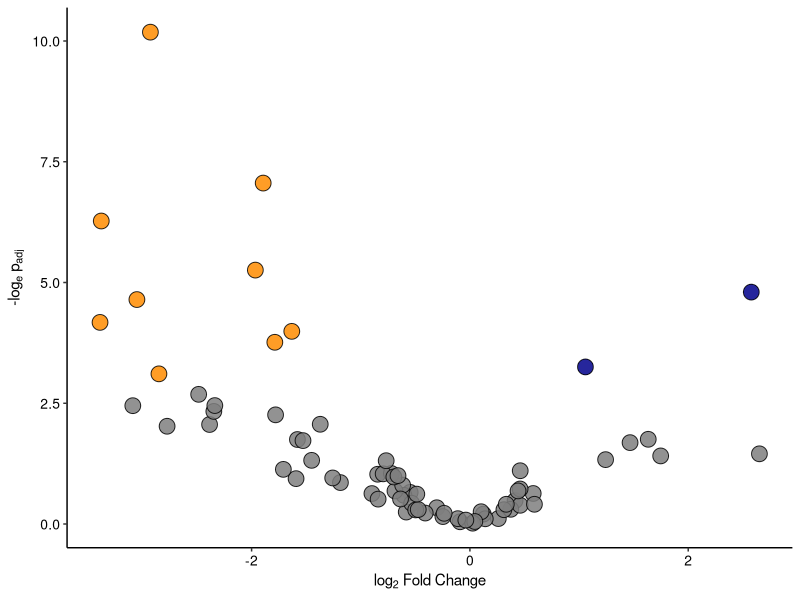
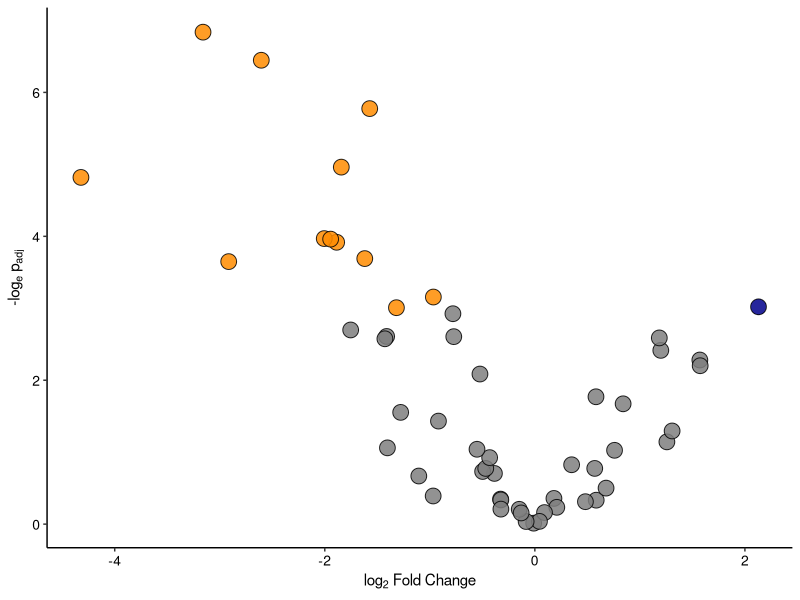
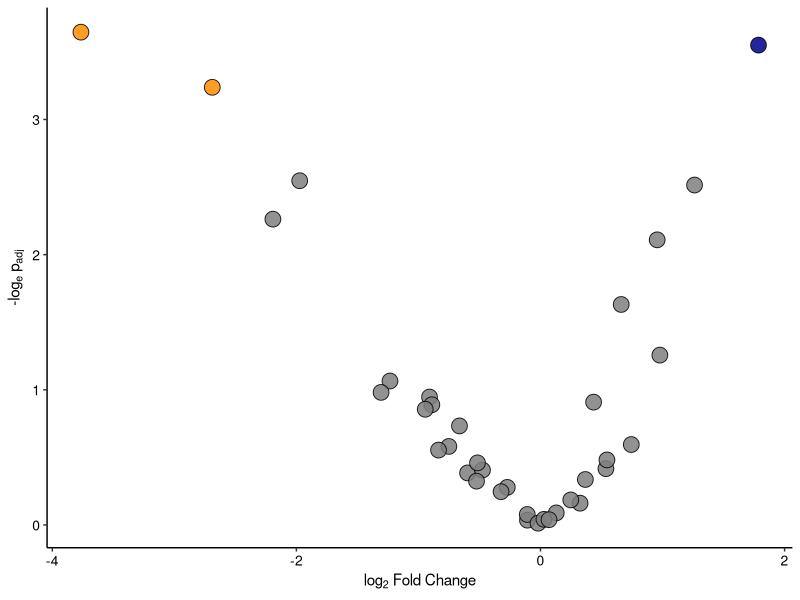
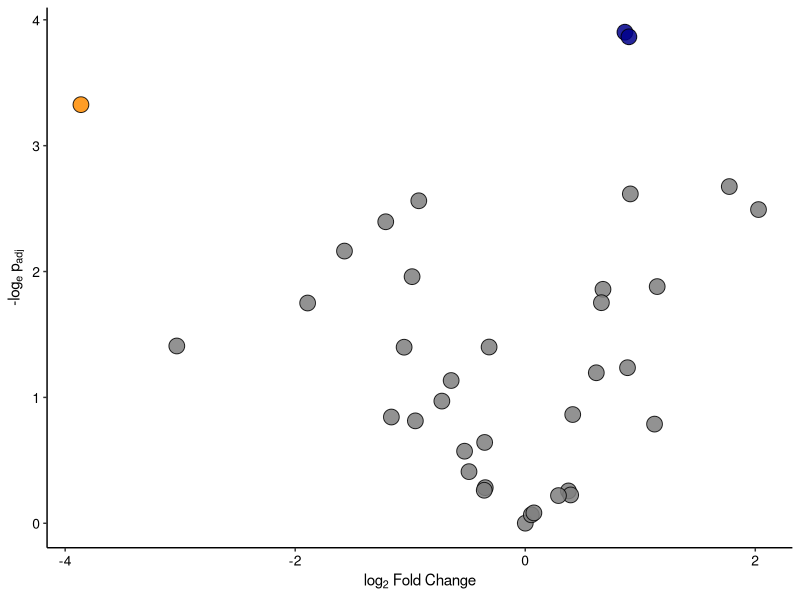
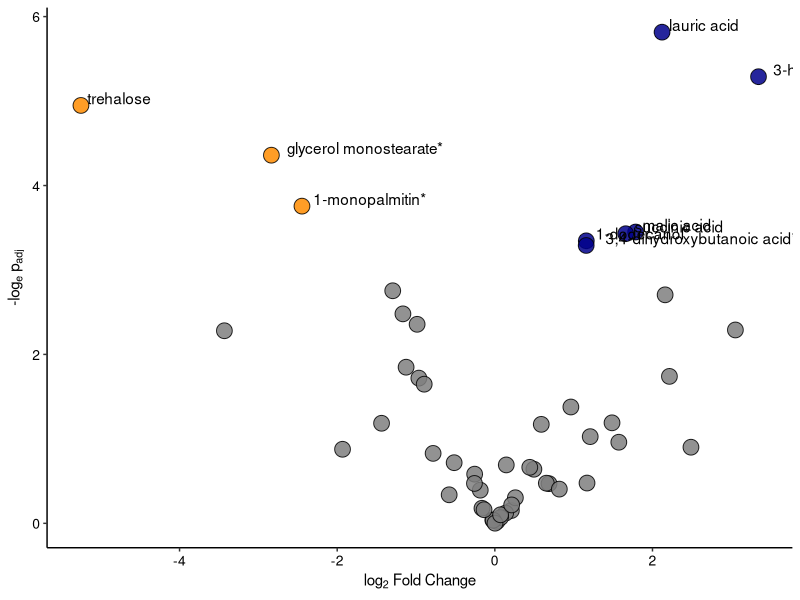
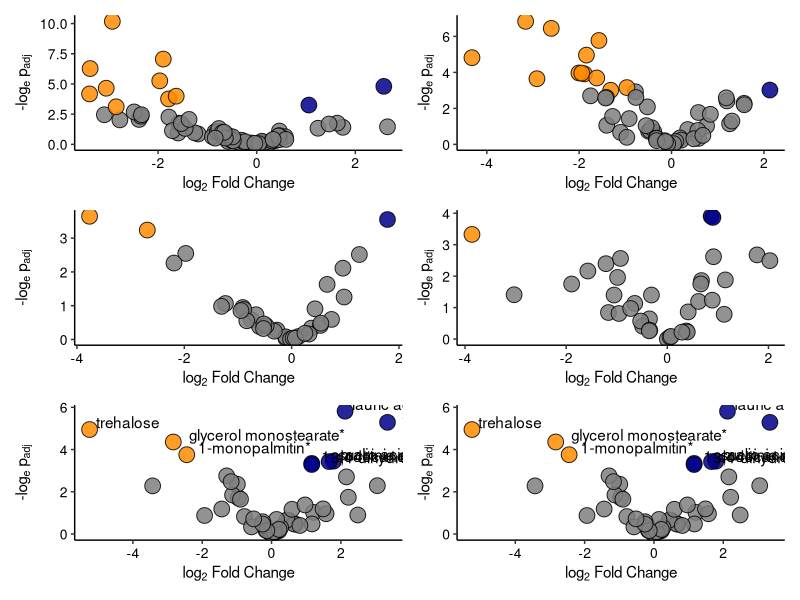

The R script that drew these images, in order:
## ---- chunk 1
library(tidyverse)
library(patchwork)
## ---- chunk 2
d <- read.csv("Data/lcms_61157_tomato_results_rp_pos.csv")
d$colors <- ifelse(d$Flag_A_Domesticated.Tomato_vs_Wild.Tomato=="0", "NS",
                        ifelse(d$Flag_A_Domesticated.Tomato_vs_Wild.Tomato=='1',"Modern",
                               ifelse(d$Flag_A_Domesticated.Tomato_vs_Wild.Tomato=='-1','Wild',NA)))

d <- d %>%
mutate(colors = as_factor(colors)) %>%
mutate(colors = fct_relevel(colors, "Wild", "Modern", "NS"))
table(d$colors)

d$labels <- ifelse(d$Flag_A_Domesticated.Tomato_vs_Wild.Tomato=='1', d$Name, ifelse(d$Flag_A_Domesticated.Tomato_vs_Wild.Tomato == '-1', d$Name, NA))

p_rppos<-ggplot(data=d)+
  geom_point(alpha=0.85,mapping= aes(
    fill=colors, x=Fold_change_Domesticated.Tomato_vs_Wild.Tomato,y=-log(P_value_A_Domesticated.Tomato_vs_Wild.Tomato)),
    size=5,color='black',pch=21) +
  scale_fill_manual(values = c('darkorange','darkblue','gray50'))+
  theme_classic()+
#   geom_text(aes(label=labels,x=Fold_change_Domesticated.Tomato_vs_Wild.Tomato,y=-log(P_value_A_Domesticated.Tomato_vs_Wild.Tomato), vjust=-0.1, hjust = -0.1))+
  labs(y=expression("-log"["e"] ~ "p" ["adj"]), 
       x=expression("log"["2"]~"Fold Change"))+
  theme(axis.text=element_text(size=10, colour = "black"), 
        axis.line = element_line(colour = "black"),
        legend.position='none');p_rppos
## ---- chunk 3
d <- read.csv("Data/lcms_61157_tomato_results_rp_neg.csv")
d$colors <- ifelse(d$Flag_A_Domesticated.Tomato_vs_Wild.Tomato=="0", "NS",
                        ifelse(d$Flag_A_Domesticated.Tomato_vs_Wild.Tomato=='1',"Modern",
                               ifelse(d$Flag_A_Domesticated.Tomato_vs_Wild.Tomato=='-1','Wild',NA)))

d <- d %>%
mutate(colors = as_factor(colors)) %>%
mutate(colors = fct_relevel(colors, "Wild", "Modern", "NS"))
table(d$colors)

d$labels <- ifelse(d$Flag_A_Domesticated.Tomato_vs_Wild.Tomato=='1', d$Name, ifelse(d$Flag_A_Domesticated.Tomato_vs_Wild.Tomato == '-1', d$Name, NA))

p_rpneg<-ggplot(data=d)+
  geom_point(alpha=0.85,mapping= aes(
    fill=colors, x=Fold_change_Domesticated.Tomato_vs_Wild.Tomato,y=-log(P_value_A_Domesticated.Tomato_vs_Wild.Tomato)),
    size=5,color='black',pch=21) +
  scale_fill_manual(values = c('darkorange','darkblue','gray50'))+
  theme_classic()+
 #  geom_text(aes(label=labels,x=Fold_change_Domesticated.Tomato_vs_Wild.Tomato,y=-log(P_value_A_Domesticated.Tomato_vs_Wild.Tomato), vjust=-0.1, hjust = -0.1))+
  labs(y=expression("-log"["e"] ~ "p" ["adj"]), 
       x=expression("log"["2"]~"Fold Change"))+
  theme(axis.text=element_text(size=10, colour = "black"), 
        axis.line = element_line(colour = "black"),
        legend.position='none');p_rpneg
## ---- chunk 4
d <- read.csv("Data/lcms_61157_tomato_results_hilic_pos.csv")
d$colors <- ifelse(d$Flag_A_Domesticated.Tomato_vs_Wild.Tomato=="0", "NS",
                        ifelse(d$Flag_A_Domesticated.Tomato_vs_Wild.Tomato=='1',"Modern",
                               ifelse(d$Flag_A_Domesticated.Tomato_vs_Wild.Tomato=='-1','Wild',NA)))

d <- d %>%
mutate(colors = as_factor(colors)) %>%
mutate(colors = fct_relevel(colors, "Wild", "Modern", "NS"))
table(d$colors)

d$labels <- ifelse(d$Flag_A_Domesticated.Tomato_vs_Wild.Tomato=='1', d$Name, ifelse(d$Flag_A_Domesticated.Tomato_vs_Wild.Tomato == '-1', d$Name, NA))

p_hilicpos<-ggplot(data=d)+
  geom_point(alpha=0.85,mapping= aes(
    fill=colors, x=Fold_change_Domesticated.Tomato_vs_Wild.Tomato,y=-log(P_value_A_Domesticated.Tomato_vs_Wild.Tomato)),
    size=5,color='black',pch=21) +
  scale_fill_manual(values = c('darkorange','darkblue','gray50'))+
  theme_classic()+
 #  geom_text(aes(label=labels,x=Fold_change_Domesticated.Tomato_vs_Wild.Tomato,y=-log(P_value_A_Domesticated.Tomato_vs_Wild.Tomato), vjust=-0.1, hjust = -0.1))+
  labs(y=expression("-log"["e"] ~ "p" ["adj"]), 
       x=expression("log"["2"]~"Fold Change"))+
  theme(axis.text=element_text(size=10, colour = "black"), 
        axis.line = element_line(colour = "black"),
        legend.position='none');p_hilicpos
## ---- chunk 5
d <- read.csv("Data/lcms_61157_tomato_results_hilic_neg.csv")
d$colors <- ifelse(d$Flag_A_Domesticated.Tomato_vs_Wild.Tomato=="0", "NS",
                        ifelse(d$Flag_A_Domesticated.Tomato_vs_Wild.Tomato=='1',"Modern",
                               ifelse(d$Flag_A_Domesticated.Tomato_vs_Wild.Tomato=='-1','Wild',NA)))

d <- d %>%
mutate(colors = as_factor(colors)) %>%
mutate(colors = fct_relevel(colors, "Wild", "Modern", "NS"))
table(d$colors)

d$labels <- ifelse(d$Flag_A_Domesticated.Tomato_vs_Wild.Tomato=='1', d$Name, ifelse(d$Flag_A_Domesticated.Tomato_vs_Wild.Tomato == '-1', d$Name, NA))

p_hilicneg<-ggplot(data=d)+
  geom_point(alpha=0.85,mapping= aes(
    fill=colors, x=Fold_change_Domesticated.Tomato_vs_Wild.Tomato,y=-log(P_value_A_Domesticated.Tomato_vs_Wild.Tomato)),
    size=5,color='black',pch=21) +
  scale_fill_manual(values = c('darkorange','darkblue','gray50'))+
  theme_classic()+
  # geom_text(aes(label=labels,x=Fold_change_Domesticated.Tomato_vs_Wild.Tomato,y=-log(P_value_A_Domesticated.Tomato_vs_Wild.Tomato), vjust=-0.1, hjust = -0.1))+
  labs(y=expression("-log"["e"] ~ "p" ["adj"]), 
       x=expression("log"["2"]~"Fold Change"))+
  theme(axis.text=element_text(size=10, colour = "black"), 
        axis.line = element_line(colour = "black"),
        legend.position='none');p_hilicneg
## ---- chunk 6
d_sp <- read.csv("Data/gcms_61157_tomato_results_Sp.csv")
d_sp$colors <- ifelse(d_sp$Flag_A_Domesticated.Tomato_vs_Wild.Tomato=="0", "NS",
                        ifelse(d_sp$Flag_A_Domesticated.Tomato_vs_Wild.Tomato=='1',"Modern",
                               ifelse(d_sp$Flag_A_Domesticated.Tomato_vs_Wild.Tomato=='-1','Wild',NA)))

d_sp <- d_sp %>%
mutate(colors = as_factor(colors)) %>%
mutate(colors = fct_relevel(colors, "Wild", "Modern", "NS"))
table(d_sp$colors)

d_sp$labels <- ifelse(d_sp$Flag_A_Domesticated.Tomato_vs_Wild.Tomato=='1', d_sp$Metabolite, ifelse(d_sp$Flag_A_Domesticated.Tomato_vs_Wild.Tomato == '-1', d_sp$Metabolite, NA))

p_gc<-ggplot(data=d_sp)+
  geom_point(alpha=0.85,mapping= aes(
    fill=colors, x=Fold_change_Domesticated.Tomato_vs_Wild.Tomato,y=-log(P_value_A_Domesticated.Tomato_vs_Wild.Tomato)),
    size=5,color='black',pch=21) +
  scale_fill_manual(values = c('darkorange','darkblue','gray50'))+
  theme_classic()+
   geom_text(aes(label=labels,x=Fold_change_Domesticated.Tomato_vs_Wild.Tomato,y=-log(P_value_A_Domesticated.Tomato_vs_Wild.Tomato), vjust=-0.1, hjust = -0.1))+
  labs(y=expression("-log"["e"] ~ "p" ["adj"]), 
       x=expression("log"["2"]~"Fold Change"))+
  theme(axis.text=element_text(size=10, colour = "black"), 
        axis.line = element_line(colour = "black"),
        legend.position = 'none');p_gc
## ---- chunk 7
p <- (p_rppos+p_rpneg)/ (p_hilicpos+p_hilicneg) / (p_gc+p_gc)  + plot_layout(axes = "collect")+ plot_layout(guides = "collect");p
#ggsave(plot = p, "../Manuscript/figs/R_output/exudate_volcano.png", width = 10, height = 10)
